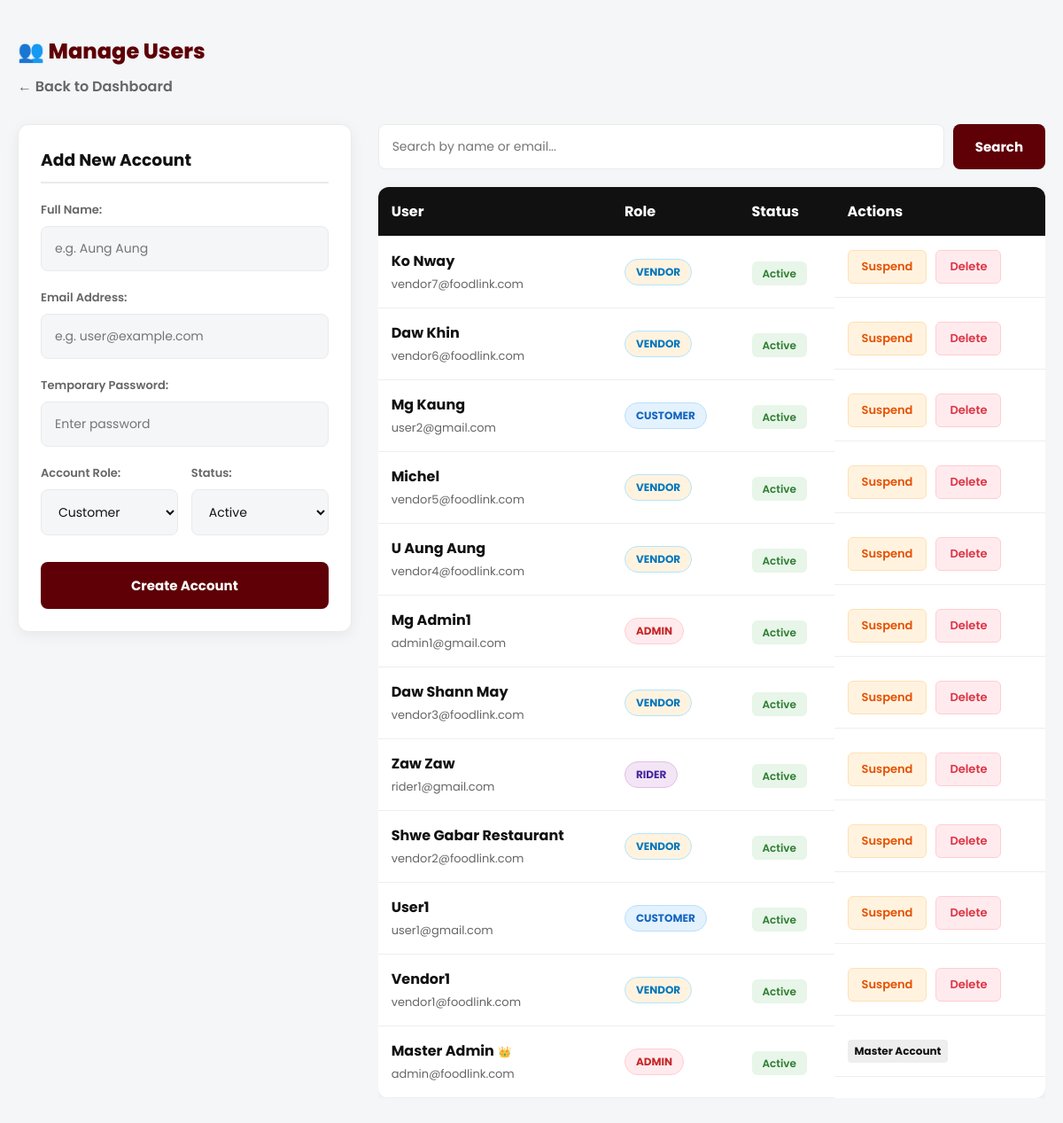
/foodlink/admin/manage_users.php (signed in), run on the app's committed database.
### tables this page shows
CREATE TABLE `users` (
  `user_id` int(11) NOT NULL,
  `name` varchar(100) NOT NULL,
  `email` varchar(100) NOT NULL,
  `phone` varchar(20) NOT NULL,
  `password` varchar(255) NOT NULL,
  `role` varchar(50) DEFAULT 'rider',
  `created_at` timestamp NOT NULL DEFAULT current_timestamp(),
  `status` varchar(20) DEFAULT 'active'
);

### foodlink/admin/manage_users.php (the view, shortened to what this page needs)
<?php
require '../includes/db.php';
$current_user_id = $_SESSION['user_id'];
$stmt = $pdo->prepare("SELECT email FROM users WHERE user_id = ?");
$stmt->execute([$current_user_id]);
$current_user = $stmt->fetch();
$master_email = 'admin@foodlink.com';
$is_master_admin = ($current_user && $current_user['email'] === $master_email);
$search_query = "";
$params = [];
$users_stmt = $pdo->prepare("SELECT * FROM users $search_query ORDER BY user_id DESC");
$users_stmt->execute($params);
$users = $users_stmt->fetchAll();
?>
<!DOCTYPE html>
<html lang="en">
<head>
    <link rel="stylesheet" href="../assets/style.css">
</head>
<body class="admin-page-body">
    <div class="admin-container" style="max-width: 1200px;">
        <div class="header-section">
            <h2>👥 Manage Users</h2>
            <a href="index.php" class="back-link">← Back to Dashboard</a>
        </div>
        <div class="grid-layout">
            <div>
                <div class="upload-card">
                    <h3>Add New Account</h3>
                    <form method="POST">
                        <div class="form-group">
                            <label>Full Name:</label>
                            <input type="text" name="name" class="form-control" required placeholder="e.g. Aung Aung">
                        </div>
                        <div class="form-group">
                            <label>Email Address:</label>
                            <input type="email" name="email" class="form-control" required placeholder="e.g. user@example.com">
                        </div>
                        <div class="form-group">
                            <label>Temporary Password:</label>
                            <input type="password" name="password" class="form-control" required placeholder="Enter password">
                        </div>
                        <div style="display: flex; gap: 15px;">
                            <div class="form-group" style="flex: 1;">
                                <label>Account Role:</label>
                                <select name="role" class="form-control" required>
                                    <option value="customer">Customer</option>
                                </select>
                            </div>
                            <div class="form-group" style="flex: 1;">
                                <label>Status:</label>
                                <select name="status" class="form-control" required>
                                    <option value="active">Active</option>
                                </select>
                            </div>
                        </div>
                        <button type="submit" name="add_user" class="btn-primary" style="margin-top: 10px;">Create Account</button>
                    </form>
                </div>
            </div>
            <div style="overflow-x: auto;">
                <form method="GET" style="margin-bottom: 20px; display: flex; gap: 10px;">
                    <input type="text" name="search" class="form-control" placeholder="Search by name or email..." value="<?= htmlspecialchars($_GET['search'] ?? '') ?>" style="background: #fff;">
                    <button type="submit" class="btn-primary" style="width: auto; margin: 0; padding: 0 25px;">Search</button>
                </form>
                <table class="admin-table">
                    <tr>
                        <th>User</th>
                        <th>Role</th>
                        <th>Status</th>
                        <th>Actions</th>
                    </tr>
                    <?php if(count($users) > 0): ?>
                        <?php foreach($users as $user): ?>
                        <?php
                            $user_status = $user['status'] ?? 'active';
                            $is_target_master = ($user['email'] === $master_email);
                            $can_manage = true;
                            if ($is_target_master) {
                                $can_manage = false;
                            } elseif ($user['role'] === 'admin' && !$is_master_admin) {
                                $can_manage = false;
                            } elseif ($user['user_id'] === $current_user_id) {
                                $can_manage = false;
                            }
                        ?>
                        <tr>
                            <td>
                                <strong style="color: var(--text-dark);"><?= htmlspecialchars($user['name']) ?></strong>
                                <?php if($is_target_master): ?>
                                    <span title="Master Admin" style="font-size:12px;">👑</span>
                                <?php endif; ?>
                                <br>
                                <span style="font-size: 13px; color: var(--text-muted);"><?= htmlspecialchars($user['email']) ?></span>
                            </td>
                            <td>
                                <span class="role-badge role-<?= htmlspecialchars($user['role']) ?>">
                                    <?= htmlspecialchars($user['role']) ?>
                                </span>
                            </td>
                            <td>
                                <span class="status-badge status-<?= htmlspecialchars($user_status) ?>">
                                    <?= ucfirst(htmlspecialchars($user_status)) ?>
                                </span>
                            </td>
                            <td style="display: flex; gap: 10px;">
                                <?php if($can_manage): ?>
                                    <?php if($user_status === 'active'): ?>
                                        <a href="manage_users.php?toggle_status=suspended&id=<?= $user['user_id'] ?>" class="action-link" style="background: #fff3e0; color: #e65100; border: 1px solid #ffe0b2;">Suspend</a>
                                    <?php else: ?>
                                        <a href="manage_users.php?toggle_status=active&id=<?= $user['user_id'] ?>" class="action-link status-active" style="border: 1px solid #c8e6c9;">Activate</a>
                                    <?php endif; ?>
                                    <a href="manage_users.php?delete=<?= $user['user_id'] ?>" class="action-link delete-btn" onclick="return confirm('WARNING: Deleting a user will also delete all their orders/data. Are you sure?')">Delete</a>
                                <?php elseif ($is_target_master): ?>
                                    <span style="font-size: 12px; font-weight: 700; color: #111; background: #eee; padding: 4px 8px; border-radius: 4px;">Master Account</span>
                                <?php elseif ($user['user_id'] === $current_user_id): ?>
                                    <span style="font-size: 12px; color: #999; font-style: italic;">Current Session</span>
                                <?php else: ?>
                                    <span style="font-size: 12px; color: #dc3545; font-style: italic; font-weight: 600;">Restricted 🔒</span>
                                <?php endif; ?>
                            </td>
                        </tr>
                        <?php endforeach; ?>
                    <?php else: ?>
                        <tr>
                            <td colspan="4" style="text-align: center; padding: 30px; color: #777;">No users found.</td>
                        </tr>
                    <?php endif; ?>
                </table>
            </div>
        </div>
    </div>
</body>
</html>

### foodlink/assets/style.css (style rules this page uses)
:root { --primary-color: #5E0006; --primary-hover: #8A0009; --accent-color: #F5A623; --bg-light: #F4F6F8; --white: #FFFFFF; --text-dark: #111111; --text-muted: #666666; --border-light: #EAEAEA; --shadow-card: 0 4px 16px rgba(0,0,0,0.06); --shadow-hover: 0 12px 24px rgba(94, 0, 6, 0.15); }
* { margin: 0; padding: 0; box-sizing: border-box; font-family: 'Poppins', sans-serif; }
body { background-color: var(--bg-light); color: var(--text-dark); -webkit-font-smoothing: antialiased; }
.form-group { margin-bottom: 20px; }
.form-group label { display: block; margin-bottom: 8px; font-size: 13px; font-weight: 600; color: var(--text-muted); }
.form-control { width: 100%; padding: 14px 15px; border: 1px solid var(--border-light); border-radius: 8px; font-size: 14px; transition: 0.3s; background: var(--bg-light); color: var(--text-dark); }
.btn-primary { width: 100%; padding: 15px; background: var(--primary-color); color: var(--white); border: none; border-radius: 8px; font-size: 15px; font-weight: 700; cursor: pointer; transition: 0.3s; margin-top: 10px; display: block; text-align: center; text-decoration: none; }
.admin-page-body { background: #f4f6f8; font-family: 'Poppins', sans-serif; }
.admin-container { max-width: 1000px; margin: 40px auto; padding: 0 20px; }
.header-section { margin-bottom: 30px; }
.header-section h2 { color: var(--primary-color); font-weight: 800; margin: 0 0 10px 0; }
.back-link { color: #666; text-decoration: none; display: inline-block; font-weight: 600; transition: 0.2s; }
.grid-layout { display: grid; grid-template-columns: 1fr 2fr; gap: 30px; }
.upload-card { background: var(--white); padding: 25px; border-radius: 12px; box-shadow: var(--shadow-card); border: 1px solid var(--border-light); }
.upload-card h3 { margin-top: 0; margin-bottom: 20px; border-bottom: 2px solid var(--border-light); padding-bottom: 10px; }
.admin-table { width: 100%; border-collapse: collapse; background: var(--white); border-radius: 12px; overflow: hidden; box-shadow: var(--shadow-card); }
.admin-table th, .admin-table td { padding: 15px; border-bottom: 1px solid #eee; text-align: left; }
.admin-table th { background: var(--text-dark); color: var(--white); }
.action-link { padding: 8px 15px; border-radius: 6px; text-decoration: none; font-weight: 600; font-size: 13px; }
.delete-btn { background: #ffebee; color: #dc3545; border: 1px solid #ffcdd2; }
.role-badge { padding: 5px 12px; border-radius: 50px; font-size: 12px; font-weight: 700; text-transform: uppercase; display: inline-block; }
.role-customer { background: #e3f2fd; color: #1565c0; border: 1px solid #bbdefb; }
.role-vendor { background: #fff3e0; color: #0277bd; border: 1px solid #b3e5fc; }
.role-rider { background: #f3e5f5; color: #4527a0; border: 1px solid #e1bee7; }
.role-admin { background: #ffebee; color: #c62828; border: 1px solid #ffcdd2; }
.status-badge { padding: 5px 12px; border-radius: 6px; font-size: 12px; font-weight: 600; }
.status-active { background: #e8f5e9; color: #2e7d32; }

### data on the page
users: name "Ko Nway", email "vendor7@foodlink.com", role "VENDOR", status "Active"
users: name "Daw Khin", email "vendor6@foodlink.com", role "VENDOR", status "Active"
users: name "Mg Kaung", email "user2@gmail.com", role "CUSTOMER", status "Active"
users: name "Michel", email "vendor5@foodlink.com", role "VENDOR", status "Active"
users: name "U Aung Aung", email "vendor4@foodlink.com", role "VENDOR", status "Active"
users: name "Mg Admin1", email "admin1@gmail.com", role "ADMIN", status "Active"
users: name "Daw Shann May", email "vendor3@foodlink.com", role "VENDOR", status "Active"
users: name "Zaw Zaw", email "rider1@gmail.com", role "RIDER", status "Active"
users: name "Shwe Gabar Restaurant", email "vendor2@foodlink.com", role "VENDOR", status "Active"
users: name "User1", email "user1@gmail.com", role "CUSTOMER", status "Active"
users: name "Vendor1", email "vendor1@foodlink.com", role "VENDOR", status "Active"
users: name "Master Admin", email "admin@foodlink.com", role "ADMIN", status "Active", shows "Master Account"
